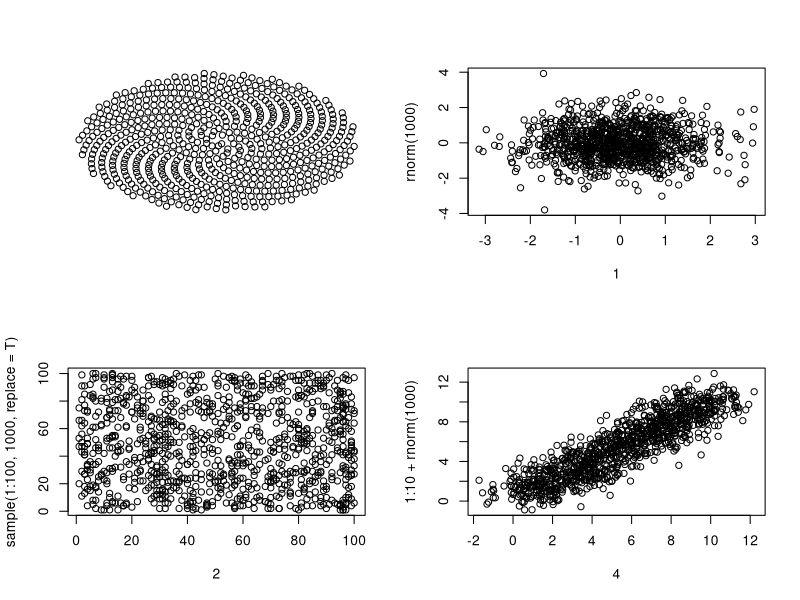

Reproduce this figure in R.
## ---- chunk 1
knitr::opts_chunk$set(echo = TRUE, message = F, comment = '')
## ---- chunk 2
data(mtcars)
summary(glm(mpg~cyl, data = mtcars, family = 'gaussian'))
## ---- chunk 3
mtcars$over30mpg<-ifelse(mtcars$mpg>30, 1,0)
summary(glm(over30mpg~am, data = mtcars))
## ---- chunk 4
par(mfrow = c(2,2))
golden.ratio = (sqrt(5) + 1)/2
fibonacci.angle=360/(golden.ratio^2)
c=1
num_points=630
x=rep(0,num_points)
y=rep(0,num_points)

for (n in 1:num_points) {
    r=c*sqrt(n)
    theta=fibonacci.angle*(n)
    x[n]=r*cos(theta)
    y[n]=r*sin(theta)
}
plot(x,y,axes=FALSE,ann=FALSE,pch=1,cex=1)
plot(rnorm(1000), rnorm(1000),  xlab = '1')
plot(sample(1:100, 1000, replace=T), sample(1:100,1000, replace=T), xlab= '2')
plot(1:10 + rnorm(1000), 1:10+ rnorm(1000), xlab = '4')
